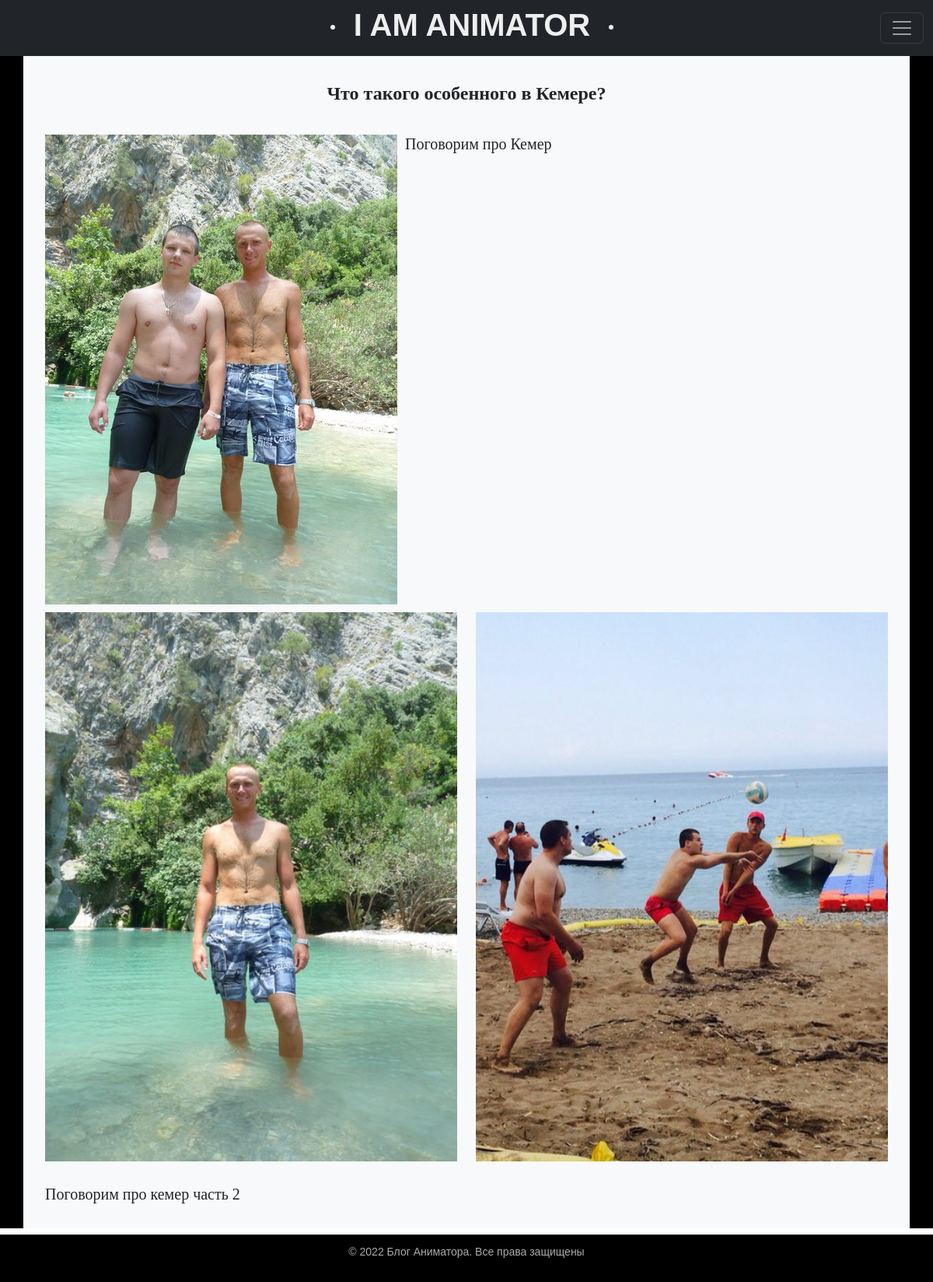
/kemer/, run on the app's committed database.
### blog/models.py (models this page shows)
class City(models.Model):
    title = models.CharField(max_length=100)
    content = models.TextField(blank=False)
    content_2part = models.TextField(blank=False, null=True)
    picture_1 = models.ImageField(upload_to='photos/%Y/%m/%d/', null=True)
    picture_2 = models.ImageField(upload_to='photos/%Y/%m/%d/', null=True)
    picture_3 = models.ImageField(upload_to='photos/%Y/%m/%d/', null=True)
    show_or_hide = models.BooleanField(default=True)
    class Meta:
        verbose_name = 'Рассказы о городах'
        verbose_name_plural = 'Рассказы о городах'

### blog/views.py (the view)
# urls.py: path('kemer/', Kemer.as_view(), name='kemer'),
class Kemer(MutualContext, ListView):
    model = City
    template_name = 'blog/kemer_info.html'
    context_object_name = 'kemer'
    def get_context_data(self, *, object_list=None, **kwargs):
        context_dict = super().get_context_data(**kwargs)
        mutual_context_dict = self.get_user_context(title='О Кемере')
        return dict(list(context_dict.items()) + list(mutual_context_dict.items()))
    def get_queryset(self):
        return City.objects.filter(pk=2)

### blog/utils.py (called while the page is built)
    def get_user_context(self, **kwargs):
        context = kwargs
        return context

### blog/templates/blog/kemer_info.html
{% extends 'blog/base.html' %}
{% block content %}
<div class="city_black_style">
<div class="container p-3 mb-2 bg-light text-dark">
    <br>
    <div class="container">
        <div class="row">
            {% for info in kemer %}
            <div class="col-xl-12 col-md-12 col-sm-12" align="left">
                <h4 align="center"><b>{{info.title}}</b></h4>
                <br>
                <img class="img-article-left" src="{{info.picture_1.url}}">
                <h5>{{info.content | linebreaks}}</h5>
            </div>
            <div class="col-xl-6 col-md-6 col-sm-6" align="center">
                <img src="{{info.picture_2.url}}" class="card-img-top" alt="...">
            </div>
            <div class="col-xl-6 col-md-6 col-sm-6" align="center">
                <img src="{{info.picture_3.url}}" class="card-img-top" alt="...">
            </div>
            <div class="col-xl-12 col-md-12 col-sm-12" align="left">
                <br>
                <h5>{{info.content_2part | linebreaks}}</h5>
            </div>
        </div>
    </div>
</div>
</div>
{% endfor %}
{% endblock %}

### blog/static/blog/css/styles.css (style rules this page uses)
html, body { font-family: 'Arial'; margin: 0; padding: 0; height: 100%; width: 100%; color: #000000; }
img { max-width: 600px; height: auto; }
img.img-article-left { height: auto; float: left; padding: 0 10px 10px 0; }
div.city_black_style { background: black; }

### data on the page
City: title "Что такого особенного в Кемере?", picture_1 (picture), content "Поговорим про Кемер", picture_2 (picture), picture_3 (picture), content_2part "Поговорим про кемер часть 2"
